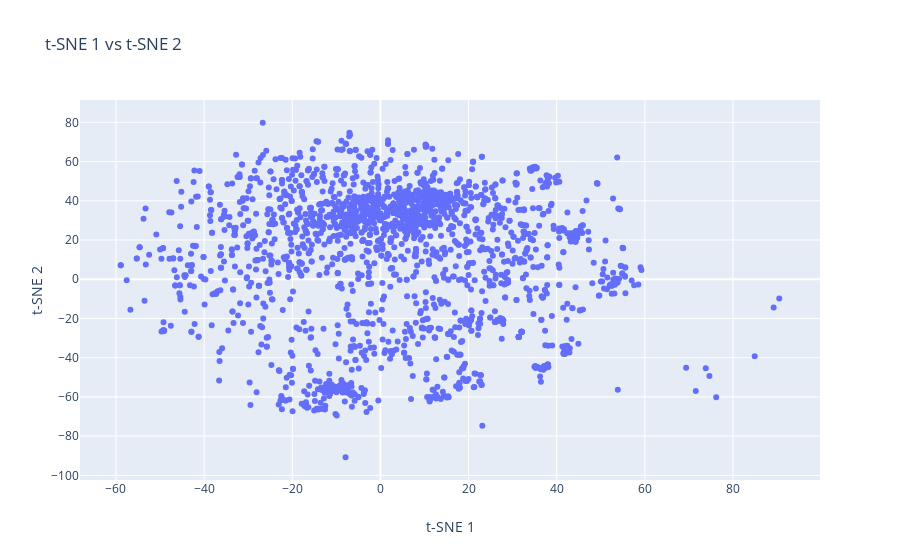

Notebook code for this chart:
### Code cell
# get weights
glove_embds = model_glove.layers[0].get_weights()[0]

# get word list
word_list = []
for word, i in tokenizer.word_index.items():
    word_list.append(word)

# plotting function
def plot_words(data, start, stop, step):
    trace = go.Scatter(
        x = data[start:stop:step,0], 
        y = data[start:stop:step, 1],
        mode = 'markers',
        text= word_list[start:stop:step]
    )
    layout = dict(title= 't-SNE 1 vs t-SNE 2',
                  yaxis = dict(title='t-SNE 2'),
                  xaxis = dict(title='t-SNE 1'),
                  hovermode= 'closest')
    fig = dict(data = [trace], layout= layout)
    py.offline.plot(fig, filename='tsne.html') 
    py.iplot(fig)

# visualize words in two dimensions 
glove_tsne_embds = TSNE(n_components=2).fit_transform(glove_embds)
fig = plot_words(glove_tsne_embds, 0, 2000, 1)

### Figure 1 — Plotly figure (JSON) as saved in the notebook; plotly's stock layout.template omitted (floating-point values rounded to 4 significant figures; data arrays with more than 128 entries replaced by an {"elided": "..."} marker saying what was removed)
{"data": [{"mode": "markers", "text": {"elided": "2000 str values"}, "type": "scatter", "x": {"elided": "2000 float values"}, "y": {"elided": "2000 float values"}}], "layout": {"hovermode": "closest", "title": {"text": "t-SNE 1 vs t-SNE 2"}, "xaxis": {"title": {"text": "t-SNE 1"}}, "yaxis": {"title": {"text": "t-SNE 2"}}}}
